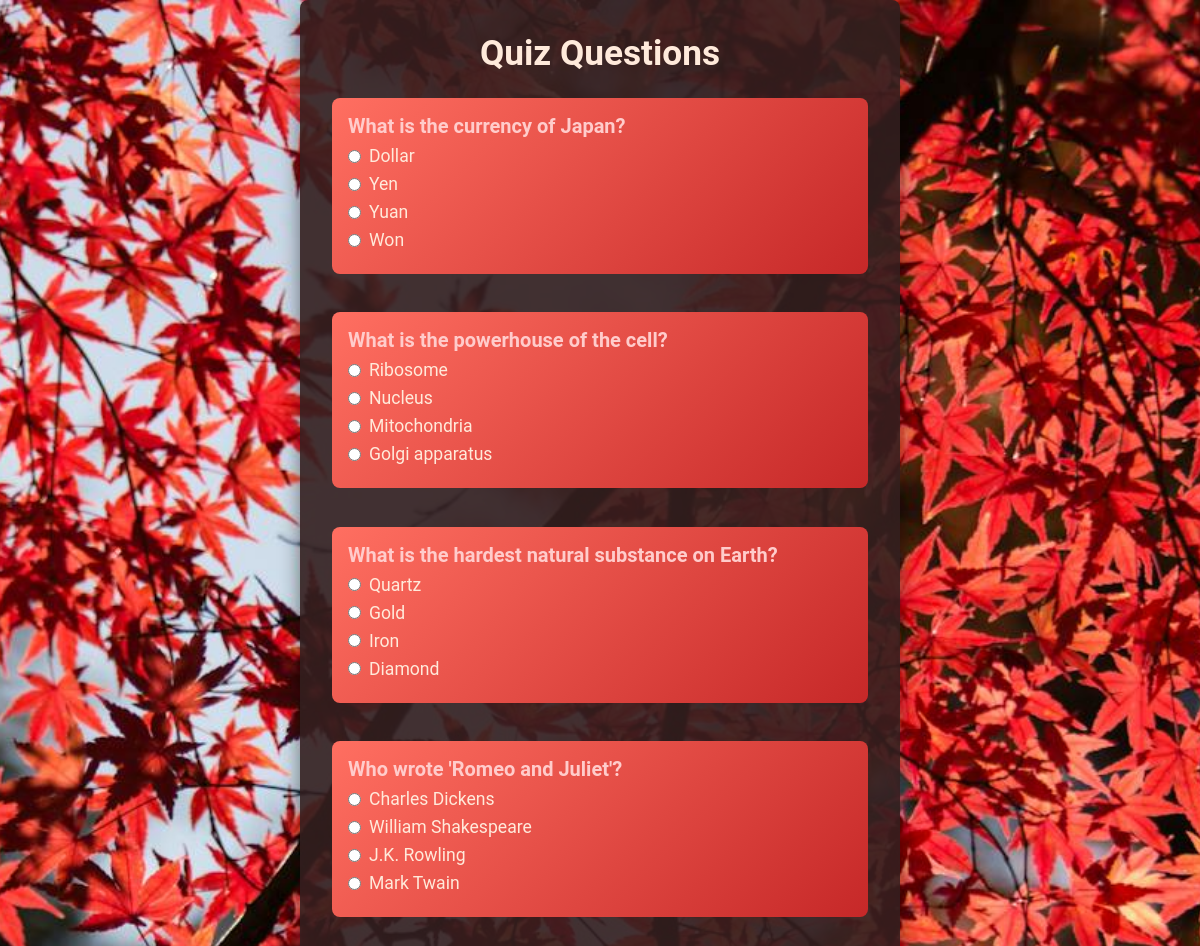
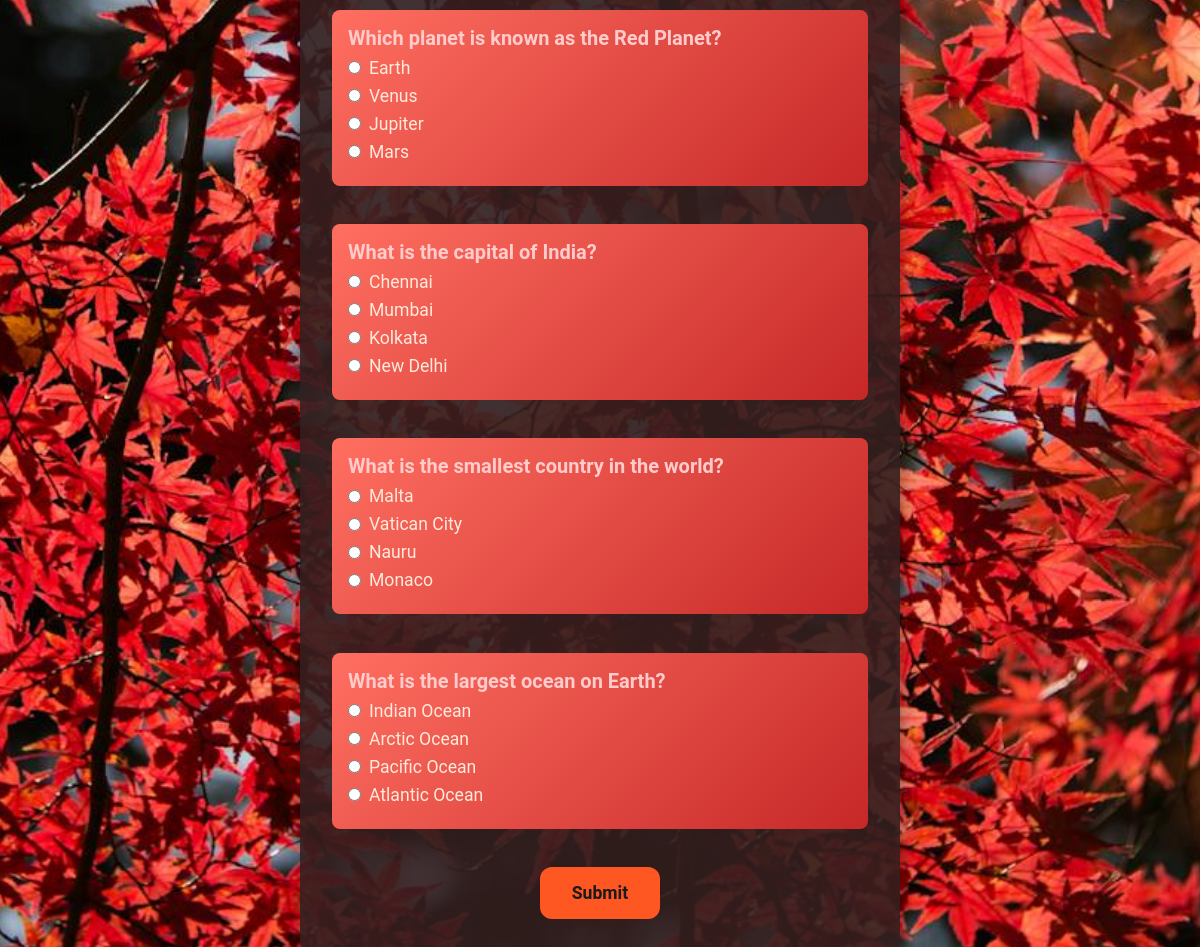
Screenshot of /start_quiz with the database file from the repository (2 pictures, top to bottom).
### tables this page shows
CREATE TABLE questions (
            id INTEGER PRIMARY KEY AUTOINCREMENT,
            question_text TEXT NOT NULL
        );

CREATE TABLE options (
            id INTEGER PRIMARY KEY AUTOINCREMENT,
            question_id INTEGER NOT NULL,
            option_text TEXT NOT NULL,
            is_correct BOOLEAN DEFAULT FALSE,
            FOREIGN KEY (question_id) REFERENCES questions(id)
        );

### app.py (the view)
@app.route('/start_quiz')
def start_quiz():
    conn = get_db_connection()
    cursor = conn.cursor()
    cursor.execute('SELECT * FROM questions ORDER BY RANDOM() LIMIT 10')
    questions = cursor.fetchall()
    questions_with_options = []
    for question in questions:
        question_dict = dict(question)  # Convert sqlite3.Row to dict
        cursor.execute('SELECT * FROM options WHERE question_id = ? ORDER BY RANDOM() LIMIT 10', (question['id'],))
        options = cursor.fetchall()
        question_dict['options'] = options  # Add options to the question dict
        questions_with_options.append(question_dict)  # Append to the list
    conn.close()
    return render_template('quiz.html', questions=questions_with_options)

### app.py (called while the page is built)
def get_db_connection():
    conn = sqlite3.connect('instance/db.sqlite', timeout=5)
    conn.row_factory = sqlite3.Row
    return conn

### templates/quiz.html (shortened to what this page needs)
<!DOCTYPE html>
<html lang="en">
<head>
    <link rel="stylesheet" href="{{ url_for('static', filename='style.css') }}">
</head>
<body>
    <div class="container">
        <h1>Quiz Questions</h1>
        <form action="/submit" method="post">
            {% for question in questions %}
                <div class="question">
                    <h3>{{ question.question_text }}</h3>
                    {% for option in question.options %}
                        <label>
                            <input type="radio" name="{{ question.id }}" value="{{ option.id }}">
                            {{ option.option_text }}
                        </label>
                    {% endfor %}
                </div>
            {% endfor %}
            <button type="submit">Submit</button>
        </form>
    </div>
</body>
</html>

### static/style.css (style rules this page uses)
* { box-sizing: border-box; margin: 0; padding: 0; font-family: 'Roboto', sans-serif; }
body { background-color: #1a1a1a; color: #f7fafc; display: flex; align-items: center; justify-content: center; min-height: 100vh; font-size: 16px; margin: 0; background-image: url('bgimage.jpg'); background-size: cover; background-position: center; }
.container { background-color: rgba(50, 30, 30, 0.9); padding: 2rem; border-radius: 8px; width: 100%; max-width: 600px; text-align: center; box-shadow: 0 10px 20px rgba(0, 0, 0, 0.5); }
h1 { color: #ffeadb; font-size: 2.2rem; margin-bottom: 1.5rem; font-weight: bold; }
form { display: flex; flex-direction: column; gap: 1.2rem; align-items: center; }
button { background-color: #ff5722; color: #1a1a1a; padding: 1rem 2rem; border: none; border-radius: 12px; font-size: 1.1rem; font-weight: bold; cursor: pointer; transition: transform 0.2s ease, background-color 0.3s ease; }
.question { background: linear-gradient(135deg, #ff6f61, #c62828); padding: 1rem; border-radius: 8px; margin-bottom: 1.2rem; color: #ffeadb; text-align: left; width: 100%; box-sizing: border-box; transition: transform 0.3s ease; }
.question h3 { margin-bottom: 0.5rem; font-size: 1.25rem; color: #ffcccb; }
label { display: flex; align-items: center; margin-bottom: 0.5rem; gap: 0.5rem; font-size: 1.1rem; }
input[type="radio"] { accent-color: #ff6f61; }

### rows the page displays
questions: question_text "What is the currency of Japan?"
options: option_text "Dollar"
options: option_text "Yen"
options: option_text "Yuan"
options: option_text "Won"
questions: question_text "What is the powerhouse of the cell?"
options: option_text "Ribosome"
options: option_text "Nucleus"
options: option_text "Mitochondria"
options: option_text "Golgi apparatus"
questions: question_text "What is the hardest natural substance on Earth?"
options: option_text "Quartz"
options: option_text "Gold"
options: option_text "Iron"
options: option_text "Diamond"
questions: question_text "Who wrote 'Romeo and Juliet'?"
options: option_text "Charles Dickens"
options: option_text "William Shakespeare"
options: option_text "J.K. Rowling"
options: option_text "Mark Twain"
questions: question_text "Which planet is known as the Red Planet?"
options: option_text "Earth"
options: option_text "Venus"
options: option_text "Jupiter"
options: option_text "Mars"
questions: question_text "What is the capital of India?"
options: option_text "Chennai"
options: option_text "Mumbai"
options: option_text "Kolkata"
options: option_text "New Delhi"
questions: question_text "What is the smallest country in the world?"
options: option_text "Malta"
options: option_text "Vatican City"
options: option_text "Nauru"
options: option_text "Monaco"
questions: question_text "What is the largest ocean on Earth?"
options: option_text "Indian Ocean"
options: option_text "Arctic Ocean"
options: option_text "Pacific Ocean"
options: option_text "Atlantic Ocean"
